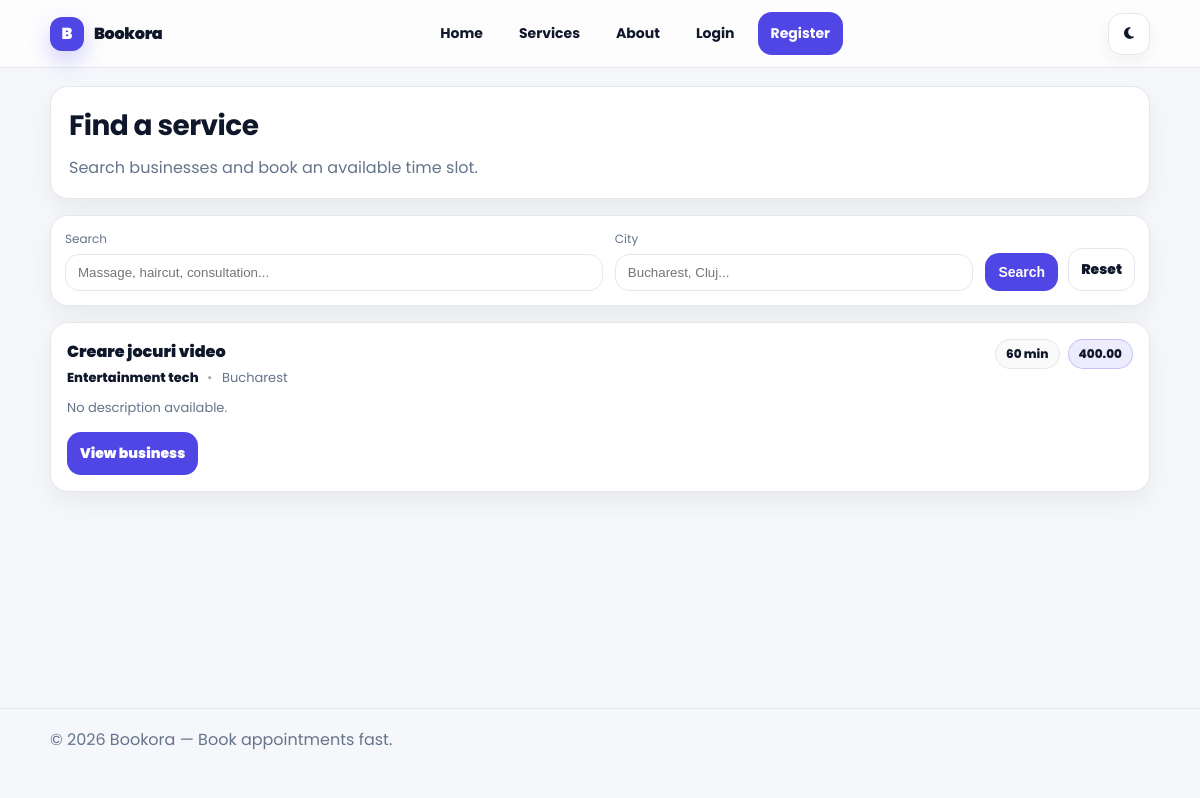
/services/, run on an earlier commit of the app's database.
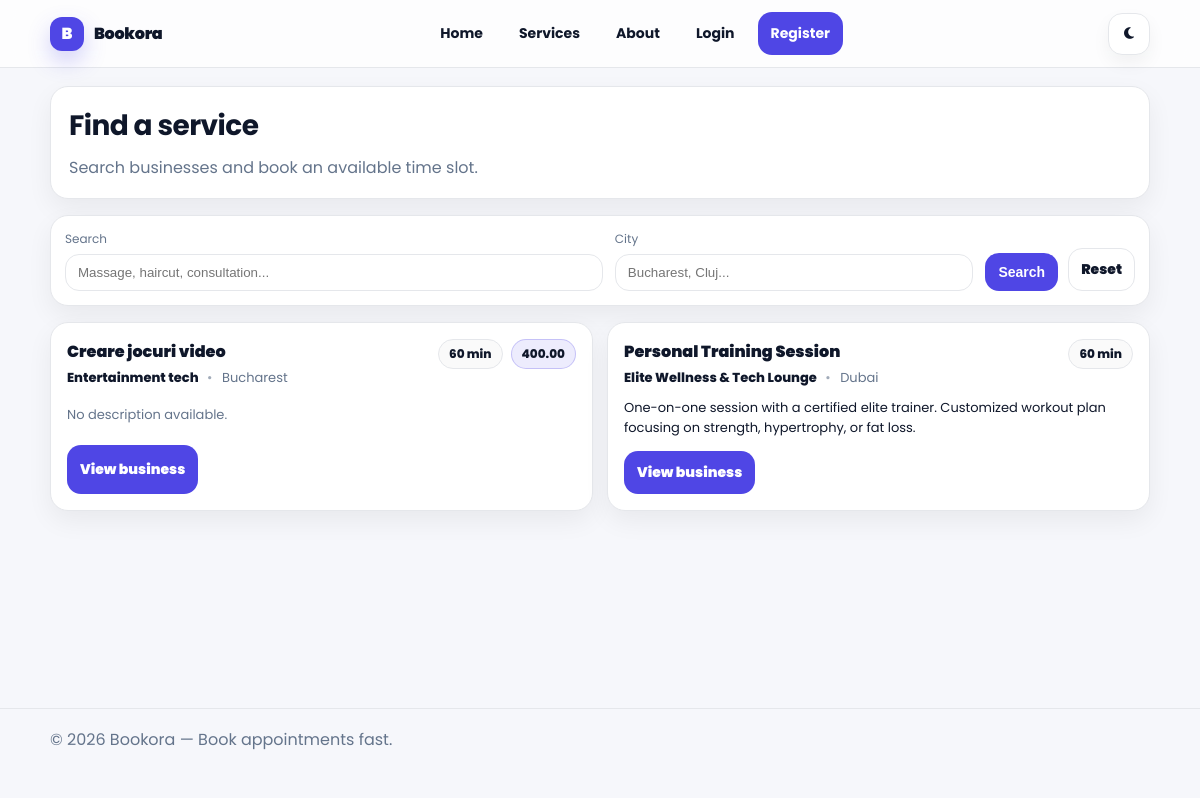
And on a later commit of the database.
### booking/models.py (models this page shows, shortened)
class Service(models.Model):
    workspace = models.ForeignKey(
        Workspace,
        on_delete=models.CASCADE,
        related_name="services",
    )
    name = models.CharField(max_length=160)
    description = models.TextField(blank=True, default="")
    duration_min = models.PositiveIntegerField(default=30)
    price = models.DecimalField(
        max_digits=10,
        decimal_places=2,
        null=True,
        blank=True,
        validators=[MinValueValidator(0)],
    )
    is_active = models.BooleanField(default=True)
    created_at = models.DateTimeField(auto_now_add=True)
    class Meta:
        ordering = ["workspace", "name"]

class Workspace(models.Model):
    owner = models.ForeignKey(
        settings.AUTH_USER_MODEL,
        on_delete=models.CASCADE,
        related_name="owned_workspaces",
    )
    name = models.CharField(max_length=160)
    slug = models.SlugField(max_length=160, unique=True)
    city = models.CharField(max_length=120, blank=True, default="")
    address = models.CharField(max_length=255, blank=True, default="")
    created_at = models.DateTimeField(auto_now_add=True)
    class Meta:
        ordering = ["name"]

### booking/views.py (the view)
# urls.py: path("services/", views.services_list, name="services_list"),
def services_list(request):
    q = (request.GET.get("q") or "").strip()
    city = (request.GET.get("city") or "").strip()
    services = Service.objects.filter(is_active=True).select_related("workspace")
    if q:
        services = services.filter(
            Q(name__icontains=q) |
            Q(description__icontains=q) |
            Q(workspace__name__icontains=q)
        )
    if city:
        services = services.filter(workspace__city__icontains=city)
    services = services.order_by("name")[:200]
    return render(request, "booking/services_list.html", {
        "services": services,
        "q": q,
        "city": city,
    })

### templates/booking/services_list.html (shortened to what this page needs)
{% extends "base.html" %}
{% load static %}
{% block extra_css %}
<link rel="stylesheet" href="{% static 'css/services.css' %}">
{% endblock %}
{% block content %}
<section class="services-page">
  <header class="services-hero">
    <div>
      <h1>Find a service</h1>
      <p>Search businesses and book an available time slot.</p>
    </div>
  </header>
  <form method="get" class="services-filters">
    <div class="field">
      <label for="q">Search</label>
      <input id="q" name="q" value="{{ q }}" placeholder="Massage, haircut, consultation..." />
    </div>
    <div class="field">
      <label for="city">City</label>
      <input id="city" name="city" value="{{ city }}" placeholder="Bucharest, Cluj..." />
    </div>
    <div class="actions">
      <button type="submit" class="btn btn-primary">Search</button>
      <a href="{% url 'booking:services_list' %}" class="btn btn-ghost">Reset</a>
    </div>
  </form>
  {% if services %}
    <div class="services-grid">
      {% for s in services %}
        <article class="service-card">
          <div class="card-top">
            <div>
              <div class="service-name">{{ s.name }}</div>
              <div class="service-business">
                <a href="{% url 'booking:workspace_detail' s.workspace.slug %}">
                  {{ s.workspace.name }}
                </a>
                {% if s.workspace.city %}
                  <span class="dot">•</span>
                  <span class="muted">{{ s.workspace.city }}</span>
                {% endif %}
              </div>
            </div>
            <div class="badges">
              <span class="badge">{{ s.duration_min }} min</span>
              {% if s.price %}
                <span class="badge badge-accent">{{ s.price }}</span>
              {% endif %}
            </div>
          </div>
          {% if s.description %}
            <p class="service-desc">{{ s.description|truncatechars:140 }}</p>
          {% else %}
            <p class="service-desc muted">No description available.</p>
          {% endif %}
          <div class="card-actions">
            <a class="btn btn-primary" href="{% url 'booking:workspace_detail' s.workspace.slug %}">
              View business
            </a>
          </div>
        </article>
      {% endfor %}
    </div>
  {% else %}
    <div class="empty">
      <h2>No services found</h2>
      <p>Try changing your search or city.</p>
    </div>
  {% endif %}
</section>
{% endblock %}

What changed in the data, as far as the page shows it:
added Service: name "Personal Training Session", workspace.name "Elite Wellness & Tech Lounge", workspace.city "Dubai", duration_min "60", description "One-on-one session with a certified elite trainer. Customized workout plan focusing on strength, hypertrophy, or fat loss."
